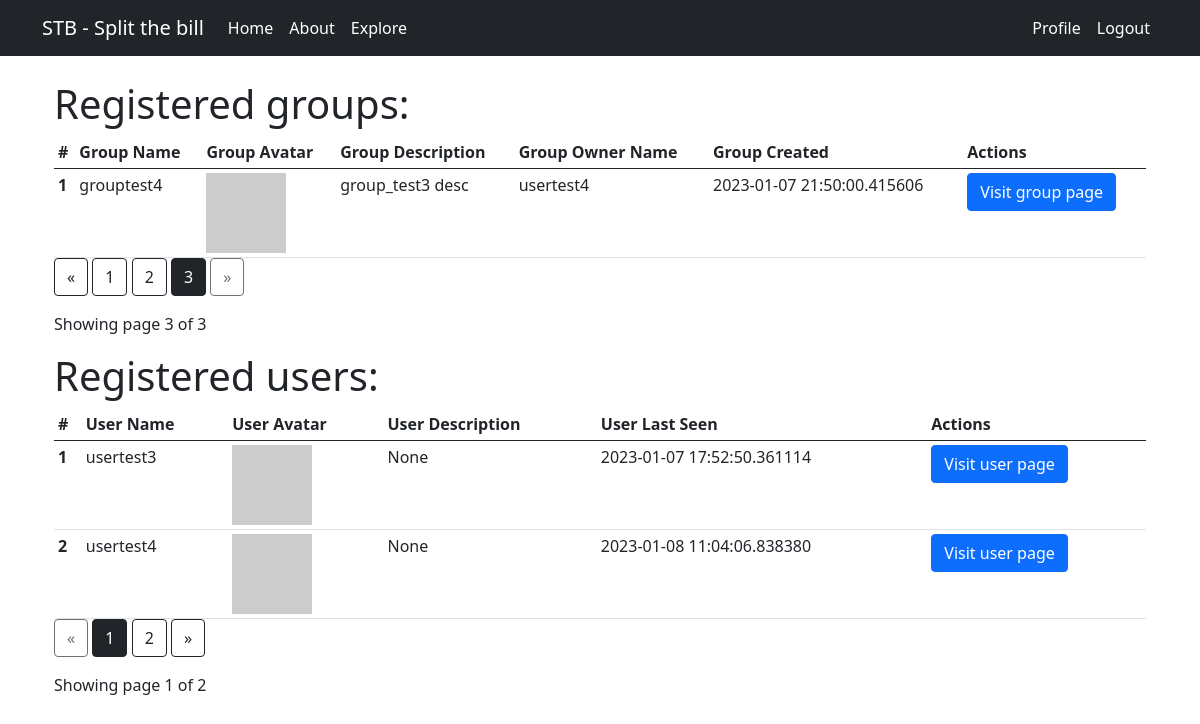
The app's page /explore?page_group=3&page_user=1 (signed in), older data.
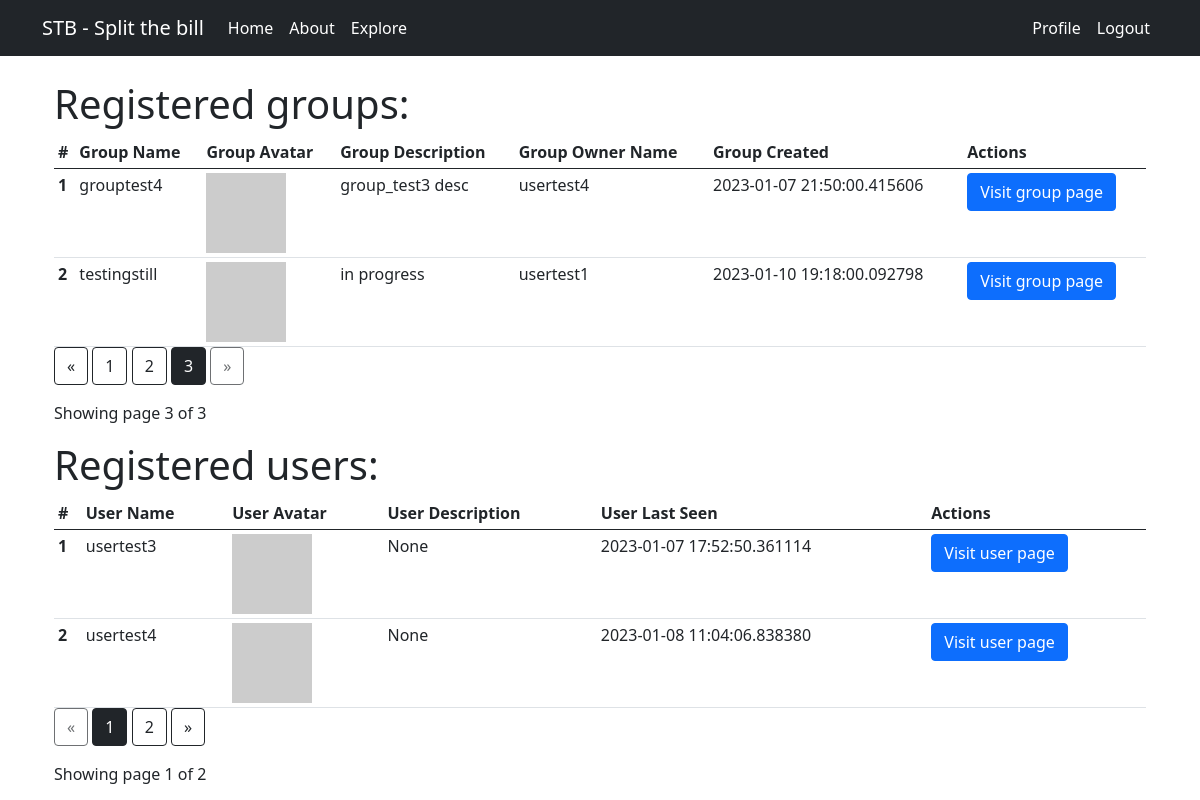
The same page, newer data.
### app/models.py (models this page shows, shortened)
class Group(db.Model):
    id = db.Column(db.Integer, primary_key=True)
    name = db.Column(db.String(64), index=True, unique=True)
    owner_id = db.Column(db.Integer, db.ForeignKey("user.id", ondelete='CASCADE'))
    date_created = db.Column(db.DateTime, default=datetime.utcnow)
    description = db.Column(db.String(255))
    owner = db.relationship("User", foreign_keys=[owner_id], backref=db.backref("owned_groups", lazy=True, cascade="all, delete, delete-orphan", passive_deletes=True, single_parent=True))
    membership_requests = db.relationship("MembershipRequest", cascade="all, delete, delete-orphan", passive_deletes=True, single_parent=True, backref=db.backref("group", lazy=True))
    invitations = db.relationship("Invitation", cascade="all, delete, delete-orphan", passive_deletes=True, single_parent=True,  backref=db.backref("group", lazy=True))
    def avatar(self, size):
        digest = md5(self.description.lower().encode("utf-8")).hexdigest()
        return f"https://avatars.dicebear.com/api/identicon/{digest}.svg?size={size}"

class User(UserMixin, db.Model):
    id = db.Column(db.Integer, primary_key=True)
    username = db.Column(db.String(64), index=True, unique=True)
    email = db.Column(db.String(120), index=True, unique=True)
    password_hash = db.Column(db.String(128))
    about_me = db.Column(db.String(140))
    last_seen = db.Column(db.DateTime, default=datetime.utcnow)
    groups = db.relationship("Group", secondary="group_member", backref=db.backref("users", lazy=True,cascade="all, delete, delete-orphan", passive_deletes=True, single_parent=True))
    membership_requests = db.relationship("MembershipRequest", cascade="all, delete, delete-orphan", passive_deletes=True, single_parent=True, backref=db.backref("user", lazy=True))
    invitations = db.relationship("Invitation",cascade="all, delete, delete-orphan", passive_deletes=True, single_parent=True, backref=db.backref("user", lazy=True))
    def avatar(self, size):
        digest = md5(self.email.lower().encode("utf-8")).hexdigest()
        return f"https://avatars.dicebear.com/api/personas/{digest}.svg?size={size}"

### app/main/routes.py (the view)
@bp.route('/explore', methods=['GET'])
@login_required
def explore():
    page_group = request.args.get('page_group', 1, type=int)
    page_user = request.args.get('page_user', 1, type=int)
    groups = Group.query.paginate(page=page_group, per_page=2)
    users = User.query.paginate(page=page_user, per_page=2)
    return render_template('explore.html', title='index', groups=groups, users=users)

### app/main/routes.py (called while the page is built)
@bp.before_request
def before_request():
    if current_user.is_authenticated:
        current_user.last_seen = datetime.utcnow()
        db.session.commit()

### app/models.py (called while the page is built)
@login.user_loader
def load_user(id):
    return User.query.get(int(id))

### app/templates/explore.html
{% extends 'base.html' %}
{% block app_content %}
<div class="container">
    <div class="row">
        <h1>Registered groups:</h1>
        <div class="table-responsive">
            <table class="table table-sm mb-0">
                <thead class="thead-dark">
                    <tr>
                        <th>#</th>
                        <th>Group Name</th>
                        <th>Group Avatar</th>
                        <th>Group Description</th>
                        <th>Group Owner Name</th>
                        <th>Group Created</th>
                        <th>Actions</th>
                    </tr>
                </thead>
                <tbody>
                    {% for group in groups.items %}
                    <tr>
                        <th scope="row">{{ loop.index }}</th>
                        <td>{{ group.name }}</td>
                        <td><img src="{{ group.avatar(32) }}"></td>
                        <td>{{ group.description }}</td>
                        <td>{{ group.owner.username }}</td>
                        <td>{{ group.date_created }}</td>
                        <td>
                            <form action="{{ url_for('main.group', groupname=group.name) }}" method="GET">
                                <button type="submit" class="btn btn-primary">Visit group page</button>
                            </form>
                        </td>
                    </tr>
                    {% endfor %}
                </tbody>
            </table>
        </div>
        <div class="text-right">
            <a href="{{ url_for('main.explore', page_group=groups.prev_num) }}" class="btn btn-outline-dark
               {% if groups.page == 1 %}disabled{% endif %}">
                &laquo;
            </a>
            {% for page_num_group in groups.iter_pages(left_edge=1, right_edge=1, left_current=1, right_current=2) %}
            {% if page_num_group %}
            {% if groups.page == page_num_group %}
            <a href="{{ url_for('main.explore', page_group=page_num_group, page_user=users.page) }}"
                class="btn btn-dark">
                {{ page_num_group }}
            </a>
            {% else %}
            <a href="{{ url_for('main.explore', page_group=page_num_group, page_user=users.page) }}"
                class="btn btn-outline-dark">
                {{ page_num_group }}
            </a>
            {% endif %}
            {% else %}
            ...
            {% endif %}
            {% endfor %}
            <a href="{{ url_for('main.explore', page_group=groups.next_num, page_user=users.page) }}" class="btn btn-outline-dark
               {% if groups.page == groups.pages %}disabled{% endif %}">
                &raquo;
            </a>
        </div>
        <p class="text-right mt-3">
            Showing page {{ groups.page }} of {{ groups.pages }}
        </p>
    </div>
    <div class="row">
        <h1>Registered users:</h1>
        <div class="table-responsive">
            <table class="table table-sm mb-0">
                <thead class="thead-dark">
                    <tr>
                        <th>#</th>
                        <th>User Name</th>
                        <th>User Avatar</th>
                        <th>User Description</th>
                        <th>User Last Seen</th>
                        <th>Actions</th>
                    </tr>
                </thead>
                <tbody>
                    {% for user in users.items %}
                    <tr>
                        <th scope="row">{{ loop.index }}</th>
                        <td>{{ user.username }}</td>
                        <td><img src="{{ user.avatar(32) }}"></td>
                        <td>{{ user.about_me }}</td>
                        <td>{{ user.last_seen }}</td>
                        <td>
                            <form action="{{ url_for('main.user', username=user.username) }}" method="GET">
                                <button type="submit" class="btn btn-primary">Visit user page</button>
                            </form>
                        </td>
                    </tr>
                    {% endfor %}
                </tbody>
            </table>
        </div>
        <div class="text-right">
            <a href="{{ url_for('main.explore', page_group=groups.page, page_user=users.prev_num) }}" class="btn btn-outline-dark
                       {% if users.page == 1 %}disabled{% endif %}">
                &laquo;
            </a>
            {% for page_num_user in users.iter_pages(left_edge=1, right_edge=1, left_current=1, right_current=2) %}
            {% if page_num_user %}
            {% if users.page == page_num_user %}
            <a href="{{ url_for('main.explore', page_group=groups.page, page_user=page_num_user) }}"
                class="btn btn-dark">
                {{ page_num_user }}
            </a>
            {% else %}
            <a href="{{ url_for('main.explore', page_group=groups.page, page_user=page_num_user) }}"
                class="btn btn-outline-dark">
                {{ page_num_user }}
            </a>
            {% endif %}
            {% else %}
            ...
            {% endif %}
            {% endfor %}
            <a href="{{ url_for('main.explore', page_group=groups.page, page_user=users.next_num) }}" class="btn btn-outline-dark
                       {% if users.page == users.pages %}disabled{% endif %}">
                &raquo;
            </a>
        </div>
        <p class="text-right mt-3">
            Showing page {{ users.page }} of {{ users.pages }}
        </p>
    </div>
</div>
{% endblock %}

### app/templates/base.html (shortened to what this page needs)
<!doctype html>
<html lang="en">
  <head>
    <link href="https://cdn.jsdelivr.net/npm/bootstrap@5.0.2/dist/css/bootstrap.min.css" rel="stylesheet">
  </head>
  <body>
    {% include 'navbar.html' %}
    {% block content %}
        <div class="container">
          <br>
            {% block app_content %}{% endblock %}
        </div>
    {% endblock %}
  </body>
</html>

### app/templates/navbar.html (shortened to what this page needs)
<nav class="navbar navbar-expand-md navbar-dark bg-dark">
  <div class="container">
    <a class="navbar-brand" href="#">STB - Split the bill</a>
    <div class="collapse navbar-collapse" id="navbarSupportedContent">
      <ul class="navbar-nav me-auto mb-2 mb-lg-0">
        <li class="nav-item">
          <a class="nav-link active" aria-current="page" href="{{ url_for('main.index') }}">Home</a>
        </li>
        <li class="nav-item">
          <a class="nav-link active" aria-current="page" href="{{ url_for('main.index') }}">About</a>
        </li>
        <li class="nav-item">
          <a class="nav-link active" aria-current="page" href="{{ url_for('main.explore') }}">Explore</a>
        </li>
      </ul>
      <ul class="navbar-nav ms-auto mb-2 mb-lg-0">
        {% if current_user.is_anonymous %}
        <li class="nav-item">
          <a class="nav-link active" aria-current="page" href="{{ url_for('auth.login') }}">Login</a>
        </li>
        <li class="nav-item">
          <a class="nav-link active" aria-current="page" href="{{ url_for('auth.register') }}">Register</a>
        </li>
        {% else %}
        <li class="nav-item">
          <a class="nav-link active" aria-current="page"
            href="{{ url_for('main.user', username=current_user.username) }}">Profile</a>
        </li>
        <li class="nav-item">
          <a class="nav-link active" aria-current="page" href="{{ url_for('auth.logout') }}">Logout</a>
        </li>
        {% endif %}
      </ul>
    </div>
  </div>
</nav>

Row changes from the older to the newer data that the page shows:
added Group: name "testingstill", description "in progress", owner.username "usertest1", date_created "2023-01-10 19:18:00.092798"
